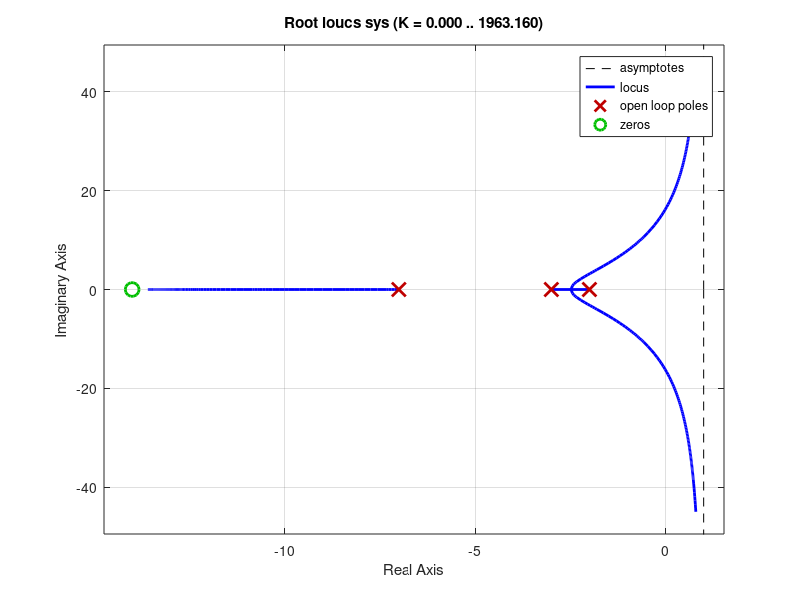

Recreate this plot in MATLAB. (Note: this script raises an error after producing the figure.)
% Definindo o numerador e denominador
num = [1 14];          % s + 2
den = [1 12 41 42];      % s^2 - 4s + 13

% Criando a função de transferência
sys = tf(num, den);

% Plotando o Lugar das Raízes
rlocus(sys);
grid on;


[p, z, LS, sigma_A, phi_A, sigma_out, w_cross, phi_in, theta_out] = root_locus_out(num, den);%%
fprintf('\n==========================================================\n');
fprintf('          RESULTADOS DO LUGAR DAS RAÍZES (LGR)            \n');
fprintf('==========================================================\n');

fprintf('Polos (p):          %s\n', mat2str(p, 3));
fprintf('Zeros (z):          %s\n', mat2str(z, 3));
fprintf('Ganho Limite (Ls):  %.4f\n', LS);

fprintf('------------------- ASSÍNTOTAS ---------------------------\n');
fprintf('Centroide (sigma_A): %.3f\n', sigma_A);
fprintf('Ângulos (phi_A):     %s°\n', mat2str(phi_A, 3));

fprintf('------------------- PONTOS CRÍTICOS ----------------------\n');
fprintf('Singularidades (sigma_out): %s\n', mat2str(sigma_out, 3));
fprintf('Cruzamento Jw (w_c):        %s rad/s\n', mat2str(w_cross, 3));

fprintf('------------------- ÂNGULOS DE PARTIDA/CHEGADA -----------\n');
fprintf('Partida (phi_in):    %s°\n', mat2str(phi_in, 3));
fprintf('Chegada (theta_out): %s°\n', mat2str(theta_out, 3));

fprintf('==========================================================\n\n');
 
fprintf('=======b)=====\n\n');
s_i = -1 + 8*1i;

result = verify_pole(s_i, p, z);
fprintf(result);


function result = verify_pole(s_i, p, z)
    %Entradas:
    %s_i: Ponto do plano s a ser avaliado
    %p: Vetor de Polos do Sistema
    %z: Vetor de Zeros do Sistema
    %Saídas:
    %result: String contendo o resultado(pertence ou não pertence)
    
    sum_theta = sum(angle(s_i - p));
    
    sum_phi = sum(angle(s_i - z));
    
    phase = (sum_theta - sum_phi)*180/pi;
    
    disp(phase);
    error = abs(180 - phase);
    
    if error < 10
        K = prod( abs(s_i-p) )/prod(abs(s_i - z));
        result = sprintf('O ponto está contido no LGR com ganho %.2f', K);
    else
        result = sprintf('O ponto não está contido no LGR');
    end
    
end




function [p, z, LS, sigma_A, phi_A, sigma_out, w_cross, phi_in, theta_out] = root_locus_out(num, den)
    % Entrada:
    % num: Coeficientes do Numerador, do maior para o menor grau
    % den: Coeficientes do Denominador, do maior para o menor grau
    
    % Saída:
    % p: Polos de Malha Aberta
    % z: Zeros de Malha Aberta
    % LS: Número de Lugares Separados
    % Sigma_A: Ponto de partida das Assíntotas
    % Phi_A: Ângulo de Partida das Assíntotas
    % sigma_out: Pontos de Saída do Eixo Real
    % w_cross: Cruzamento do eixo imaginário
    % phi_in:  Ângulo de Entrada dos Zeros Complexos
    % theta_out: Ângulo de Saída dos Polos Complexos
    
    
    % Cálculo dos Polos e Zeros
    p = roots(den);
    z = roots(num);
    
    Np = length(p);
    Nz = length(z);
    
    % Cálculo dos Ângulos de Saída se Houver Polos Complexos
    theta_out = [];
    for i = 1:Np
        p_i = p(i);
        if imag(p_i) > 0
            theta_out(end+1) = pi - sum(angle(p_i - p(p ~= p_i))) + sum(angle(p_i - z));
        end
    end
    
    
    % Cálculo dos Ângilos de Entrada se Houver Zeros Complexos
    phi_in = [];
    for j = 1:Nz
        z_j = z(j);
        if imag(z_j) ~= 0
            phi_in(end+1) = pi - sum(angle(z_j - p)) + sum(angle(z_j - z(z ~= z_j)));
        end
    end
    
    % Conversão para graus
    phi_in = phi_in .*(180)/(pi);
    
    theta_out = theta_out .*(180)/(pi);

    % Número de Lugares Separados
    LS = max(Np, Nz);
    
    % Número de Polos Tendendo a zeros Infinitos Por Assíntotas
    N_A = Np - Nz;
    
    % Cálculo da Ângulação das Assíntotas
    q = 0:1:N_A-1;
    
    phi_A = ((2*q + 1)/(N_A)).* 180;
    
    sigma_A = real(sum(p) - sum(z))/N_A;
    
    % Cálculo Simbólico para Derivada e suas Raízes, Calculando K = -D(s)/N(s)
    syms s w K
    
    D_s = 0;
    for i = 0:Np
        D_s = D_s + den(Np-i+1)*s^(i);
    end
    
    N_s = 0;
    for j = 0:Nz
        N_s = N_s + num(Nz+1-j)*s^(j);
    end
    
    % p(s) = D_s/N_s;
    P_s = D_s/N_s;

    sigma_out = double(( solve(diff(P_s, s) == 0, s) ));
    
    % Denominador de Malha Fechada N(s) + K*D(s) para Routh Hurwitz
    den_mf = N_s + K*D_s;
    
    eq = subs(den_mf, s, 1i*w);
    
    eq_real = real(eq);
    eq_imag = imag(eq);
    
    sol = solve([eq_real == 0, eq_imag == 0], [w, K]);
    
    K_cross = double(sol.K);
    w_cross = double(sol.w);
    
    idx = K_cross> 0;
    
    % Pega os cruzamentos apenas para K>0
    w_cross = w_cross(idx);
    
    
    end
